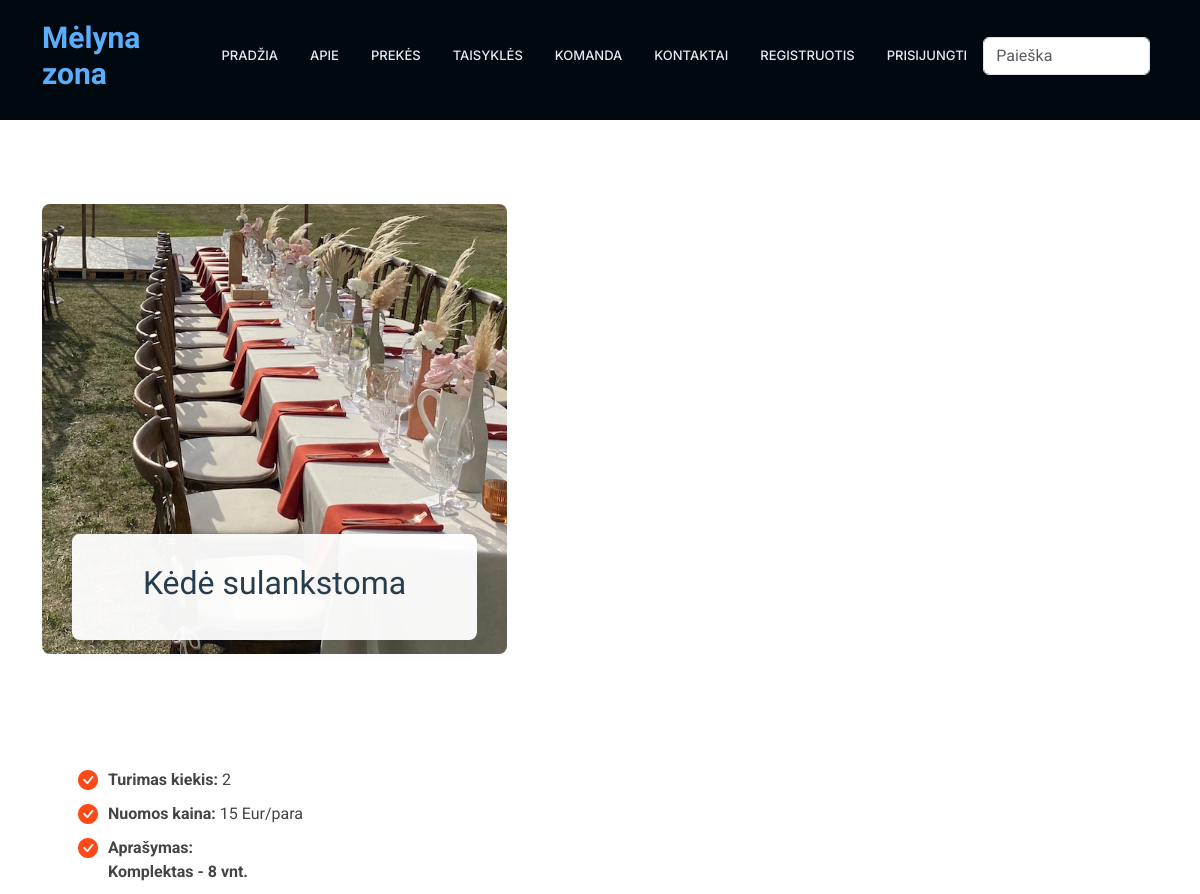
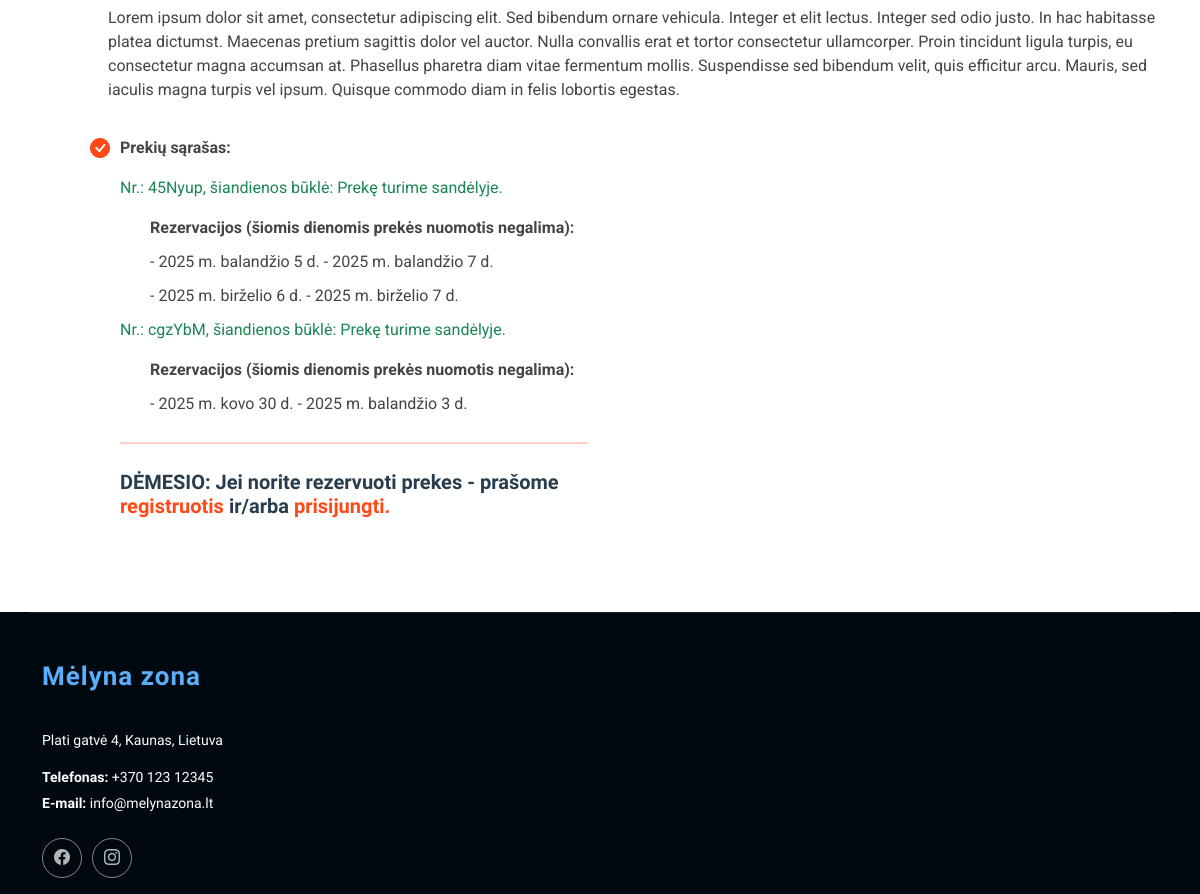
/rent/product/14, run on the app's committed database (2 pictures, top to bottom).
### rent/models.py (models this page shows, shortened)
class Product(models.Model):
    name = models.CharField(verbose_name="Pavadinimas", max_length=100)
    price = models.IntegerField(verbose_name="Kaina", null=True, blank=True, help_text="Paros nuomos kaina")
    description = HTMLField(verbose_name="Aprašymas", max_length=1000, help_text='Trumpas produkto aprašymas', null=True, blank=True, default="")
    inv_no = models.CharField(verbose_name="Invenorizacijos numeris", max_length=100, null=True, blank=True, unique=True,
                              help_text="Veskite invenorizacijos numerį")
    quantity = models.IntegerField(verbose_name="Kiekis", null=True, blank=True, help_text="Kiekis")
    group = models. ForeignKey(to="Group", on_delete=models.SET_NULL, null=True, blank=True, verbose_name="Produktų grupės", help_text="Parinkite kokia grupei priklauso produktas")
    cover = models.ImageField(verbose_name="Paveikslėlis", upload_to='covers', null=True, blank=True)
    def __str__(self):
        return self.name
    class Meta:
        verbose_name = "Prouktas"
        verbose_name_plural = "Produktai"
        ordering = ['inv_no']

class Status(models.Model):
    uuid = ShortUUIDField(help_text='Unikalus ID vienodams produktams')
    product = models.ForeignKey(to="Product", null=True, blank=True, on_delete=models.CASCADE, verbose_name="Produktas", related_name="product_status")
    customer = models.ForeignKey(to=User, null=True, blank=True, on_delete=models.SET_NULL, verbose_name="Klientas")
    reservations = models.ForeignKey(to="Reservation", on_delete=models.SET_NULL, null=True, blank=True, related_name="status_reservations")
    created_at = models.DateTimeField(auto_now_add=True, null=True, blank=True, verbose_name="Sukurta")
    LOAN_STATUS = (
        ('n', 'Laikinai neprieinama'),
        ('i', 'Išnuomota'),
        ('g', 'Prekę turime sandėlyje.'),
        ('r', 'Rezervuota'),
    )
    condition = models.CharField(max_length=1, choices=LOAN_STATUS, blank=True, default="a", verbose_name="Būsena")
    class Meta:
        ordering = ['due_date']
        verbose_name = "Produkto būsena"
        verbose_name_plural = "Produktų būsenos"
        ordering = ['-pk']

class Reservation(models.Model):
    status = models.ForeignKey(Status, on_delete=models.CASCADE, related_name='reservations_status',null=True, blank=True)
    start_date = models.DateField(verbose_name="Nuomos pradžios data", null=True, blank=True)
    end_date = models.DateField(verbose_name="Nuomos pabaigos datas", null=True, blank=True)
    customer = models.ForeignKey(User, on_delete=models.SET_NULL, null=True, blank=True, verbose_name="Klientas")
    is_approved = models.BooleanField(default=False, verbose_name="Ar patvirtinta", null=True, blank=True)
    approval_date = models.DateTimeField(verbose_name="Patvirtinimo data", null=True, blank=True)
    class Meta:
        verbose_name = "Rezervacija"
        verbose_name_plural = "Rezervacijos"
        ordering = ['start_date']

### rent/views.py (the view)
# urls.py: path("product/<int:product_id>", views.product, name="product"),
def product(request, product_id):
    product = Product.objects.prefetch_related('product_status__reservations_status').get(id=product_id)
    context = {"product": product, }
    return render(request, 'product.html', context)

### rent/templates/product.html (shortened to what this page needs)
{% extends "base2.html" %}
{% load i18n %}
{% load static %}
{% block "content" %}
<section id="product_img" class="services section">
    <div class="container" data-aos="fade-up" data-aos-delay="100">
        <div class="col-xl-5 col-md-6" data-aos="zoom-in" data-aos-delay="200">
            <div class="service-item">
                {% if product.cover %}
                <div class="img">
                    <img src="{{ product.cover.url }}" class="img-fluid" alt=""
                         style="max-width: 600px; height: auto;">
                </div>
                {% endif %}
                <div class="details2">
                    <h2>{{ product }}</h2>
                </div>
            </div>
        </div>
    </div>
</section>
<section id="product_description" class="about section">
    <div class="container" data-aos="fade-up" data-aos-delay="100">
        <div class="row gy-4">
            <div class="content ps-0 ps-lg-5">
                <ul class="pt-2">
                    <li><i class="bi bi-check-circle-fill"></i><strong>Turimas kiekis: </strong> {{ product.quantity }}
                    </li>
                    <li><i class="bi bi-check-circle-fill"></i><strong>Nuomos kaina: </strong> {{ product.price }} Eur/para
                    </li>
                    <li><i class="bi bi-check-circle-fill"></i><strong>Aprašymas: </strong> {{ product.description | safe }}
                    </li>
                </ul>
            </div>
        </div>
        <div class="row align-items-start gy-4">
            <div class="col-lg-6">
                <div class="content ps-0 ps-lg-5">
                    <ul class="pt-2">
                        <li><i class="bi bi-check-circle-fill"></i><strong>Prekių sąrašas: </strong>
                            {% if product.product_status.all %}
                            {% for status in product.product_status.all %}
                            {% if status.condition != "n" %}
                            <p class="{% if status.condition == 'i' or status.condition == 'n' %}text-danger{% elif status.condition == 'g' %}text-success{% endif %}">
                                Nr.: {{ status.uuid|slice:":6" }}, šiandienos būklė: {{ status.get_condition_display }}
                            </p>
                            <ul>
                                {% if status.reservations_status.all %}
                                <li><strong>Rezervacijos (šiomis dienomis prekės nuomotis negalima):</strong></li>
                                {% for reservation in status.reservations_status.all %}
                                <li>
                                    - {{ reservation.start_date }} - {{ reservation.end_date }}
                                </li>
                                {% endfor %}
                                {% else %}
                                <li class="text-muted">Nėra rezervacijų</li>
                                {% endif %}
                            </ul>
                            {% endif %}
                            {% endfor %}
                            {% if not user.is_authenticated %}
                            <hr style="border: none; height: 2px; background-color: #ff4a17;"/>
                        <li><h5><strong>DĖMESIO: Jei norite rezervuoti prekes - prašome <a href="{% url 'register'%}">registruotis</a> ir/arba <a href="{% url 'login'%}">prisijungti.</a></strong>
                        </h5></li>
                        {% endif %}
                        {% else %}
                        <p class="text-danger">Šiuo metu neturime šios prekės</p>
                        {% endif %}
                        </li>
                    </ul>
                </div>
            </div>
        </div>
    </div>
</section>
{% endblock %}

### rent/static/css/main.css (style rules this page uses)
:root { --default-font: "Roboto", system-ui, -apple-system, "Segoe UI", Roboto, "Helvetica Neue", Arial, "Noto Sans", "Liberation Sans", sans-serif, "Apple Color Emoji", "Segoe UI Emoji", "Segoe UI Symbol", "Noto Color Emoji"; --heading-font: "Raleway", sans-serif; --nav-font: "Inter", sans-serif; }
:root { --background-color: #ffffff; --default-color: #444444; --heading-color: #273d4e; --accent-color: #ff4a17; --surface-color: #ffffff; --contrast-color: #ffffff; }
:root { --nav-color: #e5eaee; --nav-hover-color: #ff4a17; --nav-mobile-background-color: #ffffff; --nav-dropdown-background-color: #ffffff; --nav-dropdown-color: #444444; --nav-dropdown-hover-color: #ff4a17; }
:root { scroll-behavior: smooth; }
body { color: var(--default-color); background-color: var(--background-color); font-family: var(--default-font); }
a { color: var(--accent-color); text-decoration: none; transition: 0.3s; }
h1, h2, h3, h4, h5, h6 { color: var(--heading-color); font-family: var(--heading-font); }
section, .section { color: var(--default-color); background-color: var(--background-color); padding: 60px 0; scroll-margin-top: 90px; overflow: clip; }
.about .content ul { list-style: none; padding: 0; }
.about .content ul li { padding: 0 0 10px 30px; position: relative; }
.about .content ul i { position: absolute; font-size: 20px; left: 0; top: -3px; color: var(--accent-color); }
.about .content p:last-child { margin-bottom: 0; }
.services .img { border-radius: 8px; overflow: hidden; }
.services .img img { transition: 0.6s; }
.services .details2 { background: color-mix(in srgb, var(--surface-color), transparent 5%); padding: 30px 10px; margin: -120px 30px 0 30px; transition: all ease-in-out 0.3s; position: relative; text-align: center; border-radius: 8px; box-shadow: 0px 0 25px rgba(0, 0, 0, 0.1); }

### data on the page
Product: cover (picture), name "Kėdė sulankstoma", quantity "2", price "15", description "Komplektas - 8 vnt. Lorem ipsum dolor sit amet, consectetur adipiscing elit. Sed bibendum ornare vehicula. Integer et elit lectus. Integer sed odio justo. In hac habitasse platea dictumst. Maecenas pretium sagittis dolor vel auctor. Nulla convallis erat et tortor consectetur ullamcorper. Proin tincidunt ligula turpis, eu consectetur magna accumsan at. Phasellus pharetra diam vitae fermentum mollis. Suspendisse sed bibendum velit, quis efficitur arcu. Mauris, sed iaculis magna turpis vel ipsum. Quisque commodo diam in felis lobortis egestas."
Status: uuid "45Nyup", condition "Prekę turime sandėlyje."
Reservation: start_date "2025 m. balandžio 5 d.", end_date "2025 m. balandžio 7 d."
Reservation: start_date "2025 m. birželio 6 d.", end_date "2025 m. birželio 7 d."
Status: uuid "cgzYbM", condition "Prekę turime sandėlyje."
Reservation: start_date "2025 m. kovo 30 d.", end_date "2025 m. balandžio 3 d."
